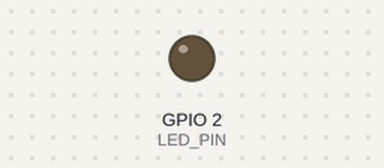
Simulated run of this sketch. Board: ESP32. On the bench: output pins drawn as LEDs (lit = HIGH). What the sketch prints to the serial monitor is not drawn.

Above: at 0.0 s.
At 4.7 s:
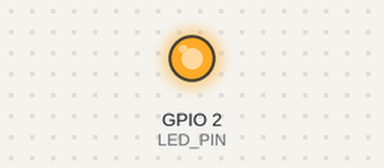
Timing chart, 0 to 6.3 s (numbered marks = the images above):
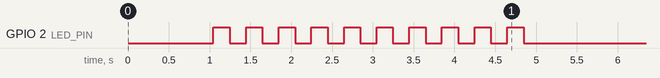

The sketch:

C05_Loops.ino
```cpp
/*
 * ESP32 学 C 语言 05：循环
 *
 * 学习目标：
 * 1. 掌握 for 循环的用法和语法结构
 * 2. 掌握 while 和 do...while 循环的区别
 * 3. 理解 break 和 continue 的作用
 * 4. 学会用循环处理重复性任务
 *
 * 什么是循环？
 * 循环就是让一段代码重复执行多次的结构。
 * 例如：LED 闪烁 10 次、读取 100 个传感器数据、遍历数组中的每个元素。
 */

#include <stdio.h>

#define LED_PIN 2

void setup() {
  Serial.begin(115200);
  delay(1000);
  Serial.println("ESP32 学 C 语言 05：循环");

  pinMode(LED_PIN, OUTPUT);

  // ========== for 循环 ==========

  Serial.println("\n===== for 循环 =====");
  // for (初始化; 条件; 更新) { 循环体 }
  // 执行顺序：初始化 → 判断条件 → 执行循环体 → 更新 → 判断条件 → ...

  for (int i = 0; i < 5; i++) {
    Serial.print("i = ");
    Serial.println(i);
  }

  // for 循环的三个部分都可以省略，但分号不能省
  // 例如：无限循环 for (;;) { ... }

  // ========== for 循环倒序 ==========

  Serial.println("\n===== for 循环倒序 =====");
  for (int i = 5; i > 0; i--) {
    Serial.print("倒计时：");
    Serial.println(i);
  }
  Serial.println("发射！");

  // ========== while 循环 ==========

  Serial.println("\n===== while 循环 =====");
  // while (条件) { 循环体 }
  // 先判断条件，条件为 true 才执行循环体

  int count = 0;
  while (count < 5) {
    Serial.print("count = ");
    Serial.println(count);
    count++;  // 不要忘了更新计数器，否则会死循环！
  }

  // ========== do...while 循环 ==========

  Serial.println("\n===== do...while 循环 =====");
  // do { 循环体 } while (条件);
  // 先执行一次循环体，再判断条件
  // 所以 do...while 至少会执行一次

  int num = 0;
  do {
    Serial.print("num = ");
    Serial.println(num);
    num++;
  } while (num < 3);

  // ========== break 和 continue ==========

  Serial.println("\n===== break 和 continue =====");

  // break：立即跳出整个循环
  Serial.println("演示 break：");
  for (int i = 0; i < 10; i++) {
    if (i == 5) {
      Serial.println("遇到 5，跳出循环");
      break;
    }
    Serial.println(i);
  }

  // continue：跳过当前循环的剩余部分，进入下一次循环
  Serial.println("\n演示 continue：");
  for (int i = 0; i < 6; i++) {
    if (i == 2) {
      Serial.println("跳过 2");
      continue;
    }
    Serial.println(i);
  }

  // ========== 嵌套循环 ==========

  Serial.println("\n===== 嵌套循环 =====");
  // 一个循环里面再写一个循环
  for (int row = 1; row <= 3; row++) {
    for (int col = 1; col <= 3; col++) {
      Serial.print("(");
      Serial.print(row);
      Serial.print(",");
      Serial.print(col);
      Serial.print(") ");
    }
    Serial.println();
  }

  // ========== 用循环让 LED 闪烁 10 次 ==========

  Serial.println("\n===== LED 闪烁 10 次 =====");
  for (int i = 0; i < 10; i++) {
    digitalWrite(LED_PIN, HIGH);
    delay(200);
    digitalWrite(LED_PIN, LOW);
    delay(200);
    Serial.print("闪烁次数：");
    Serial.println(i + 1);
  }


  /*
   * ===== 写法变体 =====
   *
   * 同一个功能往往有多种正确的写法。
   * 熟悉这些变体，能帮助你读懂别人写的代码，也能让你写出更简洁的代码。
   */

  Serial.println("\n===== 写法变体 =====");

  // 1. for 循环的循环变量也可以定义在循环外面（旧版 C 标准必须这样写）
  int j;
  for (j = 0; j < 3; j++) {
    Serial.print("j = ");
    Serial.println(j);
  }

  // 2. 任何 for 循环都可以改写成 while 循环
  // for (初始化; 条件; 更新) { 循环体 } 等价于：初始化; while (条件) { 循环体; 更新; }
  int i2 = 0;
  while (i2 < 3) {
    Serial.print("i2 = ");
    Serial.println(i2);
    i2++;  // 更新不要忘了，否则会死循环
  }

  // 3. 如果循环体至少执行一次，可以把 while 改成 do...while
  int k = 0;
  do {
    Serial.print("k = ");
    Serial.println(k);
    k++;
  } while (k < 3);

  // 4. 遍历数组时，C++11 支持范围 for（for-each），写起来更简洁
  int arr[] = {10, 20, 30};
  for (int n : arr) {
    Serial.print("数组元素 = ");
    Serial.println(n);
  }

  /*
   * ===== 常见陷阱 =====
   *
   * 下面这些代码看起来像是正确的，但要么编译不过，要么运行结果不对。
   * 每个错误示例旁边都给出了正确写法，注意对比。
   */

  Serial.println("\n===== 常见陷阱 =====");

  // 陷阱 1：while 里忘记更新循环变量，造成死循环
  // 错误写法（已注释掉，不要运行）：
  // int m = 0;
  // while (m < 3) { Serial.println(m); }  // 没有 m++，永远不会退出
  // 正确写法：
  int m = 0;
  while (m < 3) {
    Serial.print("m = ");
    Serial.println(m);
    m++;  // 必须有更新
  }

  // 陷阱 2：条件写成 <= 导致多执行一次（off-by-one）
  Serial.println("正确：打印 0~4（执行 5 次）");
  for (int idx = 0; idx < 5; idx++) {
    Serial.println(idx);
  }
  // 错误写法是 for (int idx = 0; idx <= 5; idx++)，会执行 6 次

  // 陷阱 3：死循环没有退出条件，程序会永远卡住
  // 错误写法（已注释掉，不要运行）：
  // for (;;) { Serial.println("永远运行"); }
  // 正确写法：提供 break 或其他退出条件
  int cnt = 0;
  for (;;) {
    Serial.println("带 break 的死循环跑一次");
    cnt++;
    if (cnt >= 2) {
      break;
    }
  }

  // 陷阱 4：do...while 末尾漏写分号
  int n = 0;
  do {
    Serial.print("n = ");
    Serial.println(n);
    n++;
  } while (n < 3);  // 这里的分号不能漏，漏了会编译错误
}

void loop() {
  // 本课重点在 setup() 中演示循环
}

/*
 * 练习：
 * 1. 用 for 循环计算 1 + 2 + 3 + ... + 100 的和。
 * 2. 用 while 循环实现：当按键按下时，LED 以越来越快的速度闪烁，直到松开。
 * 3. 用嵌套循环在串口打印一个 5x5 的星号方阵。
 * 4. 用 continue 打印 1~20 中所有奇数。
 */
```
